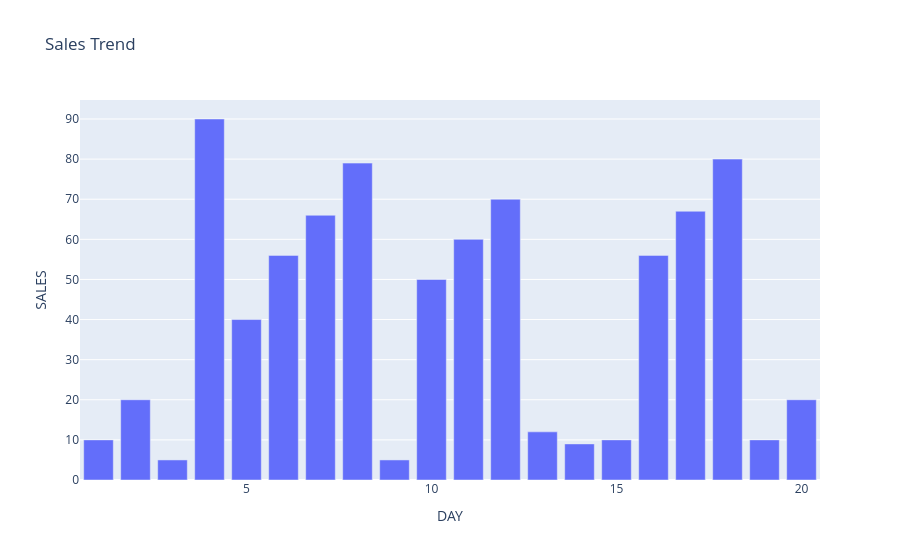

The code cell stored with this chart in its notebook:
### Code cell
#2. Bar Chart Example: A bar chart is used to compare values between different categories using rectangular bars.
import plotly.express as px
import pandas as pd
data={
    'DAY':[1,2,3,4,5,6,7,8,9,10,11,12,13,14,15,16,17,18,19,20],
    'SALES':[10,20,5,90,40,56,66,79,5,50,60,70,12,9,10,56,67,80,10,20]
}
df=pd.DataFrame(data)
fig=px.bar(df,x="DAY",y="SALES",title="Sales Trend")
fig.show()

### Figure 1 — Plotly figure (JSON) as saved in the notebook; plotly's stock layout.template omitted (floating-point values rounded to 4 significant figures)
{"data": [{"hovertemplate": "DAY=%{x}<br>SALES=%{y}<extra></extra>", "legendgroup": "", "marker": {"color": "#636efa", "pattern": {"shape": ""}}, "name": "", "orientation": "v", "showlegend": false, "textposition": "auto", "type": "bar", "x": [1, 2, 3, 4, 5, 6, 7, 8, 9, 10, 11, 12, 13, 14, 15, 16, 17, 18, 19, 20], "xaxis": "x", "y": [10, 20, 5, 90, 40, 56, 66, 79, 5, 50, 60, 70, 12, 9, 10, 56, 67, 80, 10, 20], "yaxis": "y"}], "layout": {"barmode": "relative", "legend": {"tracegroupgap": 0}, "title": {"text": "Sales Trend"}, "xaxis": {"anchor": "y", "domain": [0, 1], "title": {"text": "DAY"}}, "yaxis": {"anchor": "x", "domain": [0, 1], "title": {"text": "SALES"}}}}
